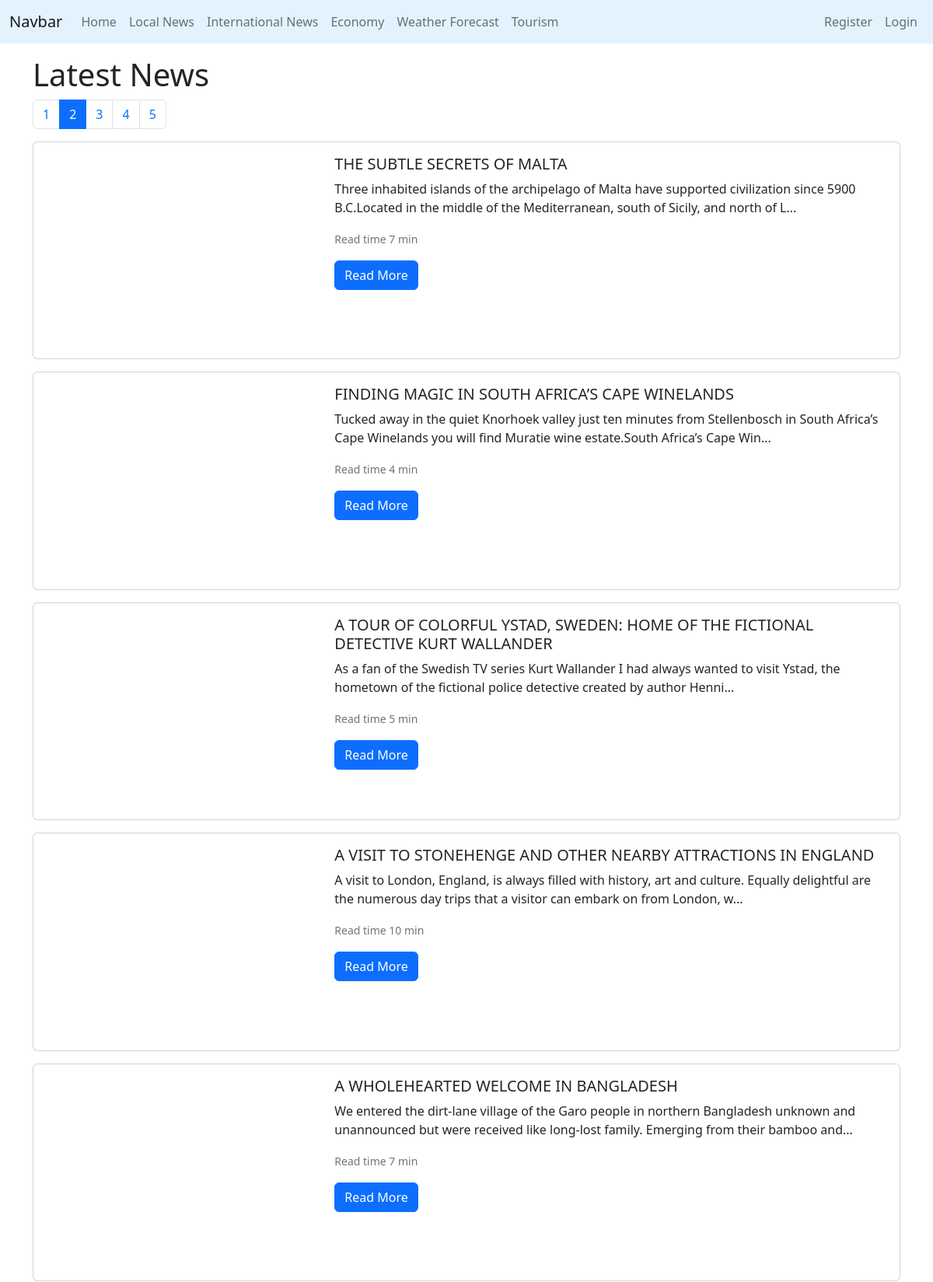
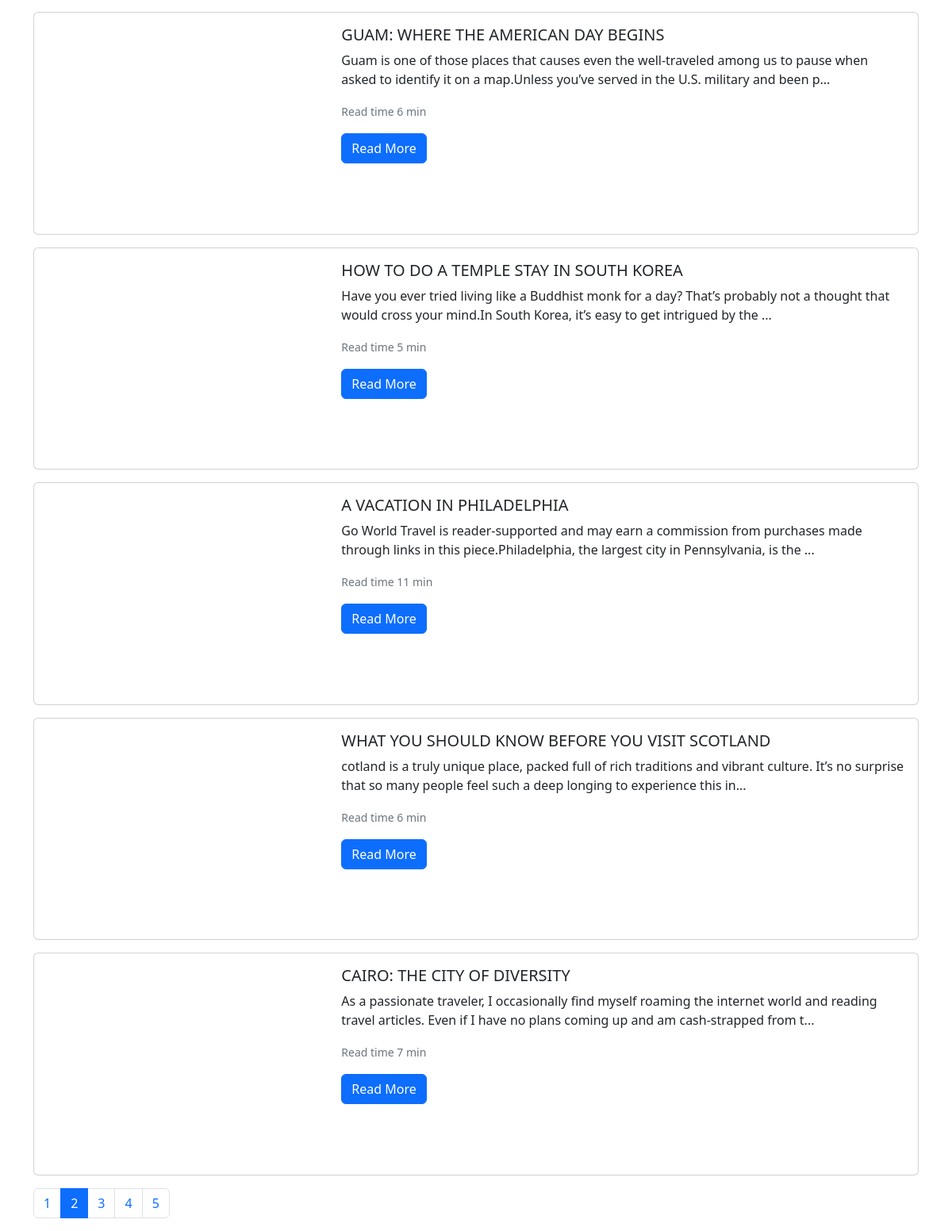
Page /displayNews/index.php?p=2 on the committed database (2 pictures, top to bottom).
### tables this page shows
CREATE TABLE `Articles` (
  `articleId` int(20) NOT NULL,
  `title` varchar(250) NOT NULL,
  `content` longtext NOT NULL,
  `readTime` int(250) NOT NULL,
  `writtenBy` int(20) NOT NULL,
  `date` datetime NOT NULL,
  `category` varchar(50) NOT NULL,
  `published` tinyint(1) NOT NULL DEFAULT 0,
  `approved` tinyint(1) NOT NULL DEFAULT 0,
  `removed` tinyint(1) NOT NULL DEFAULT 0,
  `thumbnail` varchar(1000) DEFAULT NULL
);

### models/Article.php (called while the page is built, shortened)
<?php
class Article
{
    public static function __set_state(array $state): Article
    {
        $article = new Article(
            (int) $state['articleId'],
            $state['title'],
            $state['content'],
            (int) $state['readTime'],
            (int) $state['writtenBy'],
            $state['date'],
            $state['category'],
            (bool) $state['published'],
            (bool) $state['approved'],
            (bool) $state['removed'],
            $state['thumbnail']
        );
        return $article;
    }
    public function __construct(
        ?int $articleId,
        string $title,
        string $content,
        int $readTime,
        int $writtenBy,
        string $date,
        string $category,
        bool $published,
        bool $approved,
        bool $removed,
        ?string $thumbnail
    ) {
        $this->articleId = $articleId;
        $this->title = $title;
        $this->content = $content;
        $this->readTime = $readTime;
        $this->thumbnail = $thumbnail;
    }
    public static function get_published_articles(): Pagination
    {
        $pagination = new Pagination(10, 'select * from Articles where
                                   published = 1 and approved = 1
                                   order by date desc');
        return $pagination;
    }
}

### Database.php (called while the page is built, shortened)
<?php
class Database
{
    public static $instance = null;
    public $mysqli = null;
    private function __construct()
    {
        if ($this->mysqli == null) {
            $this->mysqli = new mysqli(DB_HOSTNAME, DB_USERNAME, DB_PASSWORD, DB_DATABASE);
            $this->mysqli->set_charset('utf8mb4');
        }
    }
    public static function getInstance(): self
    {
        if (self::$instance == null) {
            return new self();
        }
    }
    public function query(string $sql): object
    {
        $result = $this->mysqli->query($sql);
        return $result;
    }
}

### displayNews/index.php (the view, shortened to what this page needs)
<?php
$pagination = Article::get_published_articles();
$articles = $pagination->get_page(null, function ($row) {
  return Article::__set_state($row);
});
?>
<div class="container">
  <h1>Latest News</h1>
  <?= $pagination->pagination_controls() ?>
  <div class="row">
    <?php
    foreach ($articles as $article) {
      echo '
<div class="col-12 col-lg-12">
<div class="card mb-3">
  <div class="row g-0">
    <div class="col-md-4">
<div class="card-img ratio" style="background-image: url(' . $article->thumbnail . ')" role="img"></div>
    </div>
    <div class="col-12 col-md-8">
      <div class="card-body">
        <h5 class="card-title">' . $article->title . '</h5>
        <p class="card-text">' . substr(strip_tags($article->content), 0, 170) . '...</p>
        <p class="card-text"><small class="text-muted">Read time ' . $article->readTime . ' min</small></p>
        <a href="' . BASE_URL . '/displayNews/article.php?id=' . $article->articleId . '" class="btn btn-primary">Read More</a>
      </div>
    </div>
  </div>
</div>
</div>
        ';
    }
    ?>
  </div>
  <?= $pagination->pagination_controls() ?>
</div>

### css/site.css (style rules this page uses)
.card-img { background-repeat: no-repeat; background-size: cover; background-position-x: 50%; --bs-aspect-ratio: calc(3 / 4 * 100%); }

### rows in the picture
articles: title "THE SUBTLE SECRETS OF MALTA", content "Three inhabited islands of the archipelago of Malta have supported civilization since 5900 B.C.Located in the middle of the Mediterranean, south of Sicily, and north of L", readTime "7"
articles: title "FINDING MAGIC IN SOUTH AFRICA’S CAPE WINELANDS", content "Tucked away in the quiet Knorhoek valley just ten minutes from Stellenbosch in South Africa’s Cape Winelands you will find Muratie wine estate.South Africa’s Cape Win", readTime "4"
articles: title "A TOUR OF COLORFUL YSTAD, SWEDEN: HOME OF THE FICTIONAL DETECTIVE KURT WALLANDER", content "As a fan of the Swedish TV series Kurt Wallander I had always wanted to visit Ystad, the hometown of the fictional police detective created by author Henni", readTime "5"
articles: title "A VISIT TO STONEHENGE AND OTHER NEARBY ATTRACTIONS IN ENGLAND", content "A visit to London, England, is always filled with history, art and culture. Equally delightful are the numerous day trips that a visitor can embark on from London, w", readTime "10"
articles: title "A WHOLEHEARTED WELCOME IN BANGLADESH", content "We entered the dirt-lane village of the Garo people in northern Bangladesh unknown and unannounced but were received like long-lost family. Emerging from their bamboo and", readTime "7"
articles: title "GUAM: WHERE THE AMERICAN DAY BEGINS", content "Guam is one of those places that causes even the well-traveled among us to pause when asked to identify it on a map.Unless you’ve served in the U.S. military and been p", readTime "6"
articles: title "HOW TO DO A TEMPLE STAY IN SOUTH KOREA", content "Have you ever tried living like a Buddhist monk for a day? That’s probably not a thought that would cross your mind.In South Korea, it’s easy to get intrigued by the", readTime "5"
articles: title "A VACATION IN PHILADELPHIA", content "Go World Travel is reader-supported and may earn a commission from purchases made through links in this piece.Philadelphia, the largest city in Pennsylvania, is the", readTime "11"
articles: title "WHAT YOU SHOULD KNOW BEFORE YOU VISIT SCOTLAND", content "cotland is a truly unique place, packed full of rich traditions and vibrant culture. It’s no surprise that so many people feel such a deep longing to experience this in", readTime "6"
articles: title "CAIRO: THE CITY OF DIVERSITY", content "As a passionate traveler, I occasionally find myself roaming the internet world and reading travel articles. Even if I have no plans coming up and am cash-strapped from t", readTime "7"
